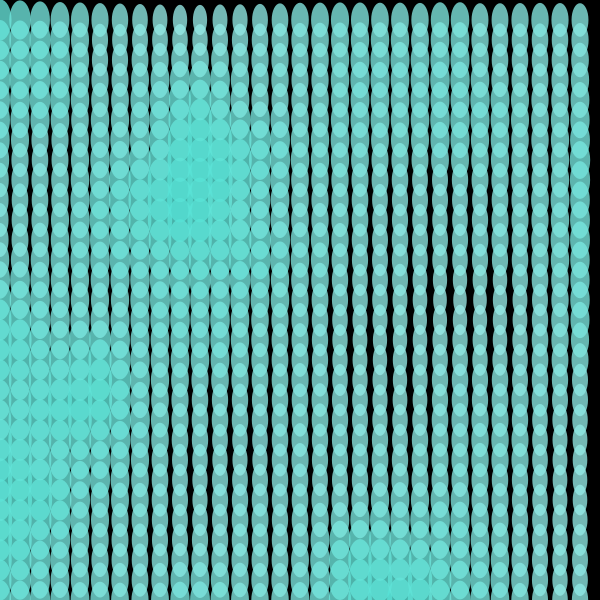
Frame 1 (no input)
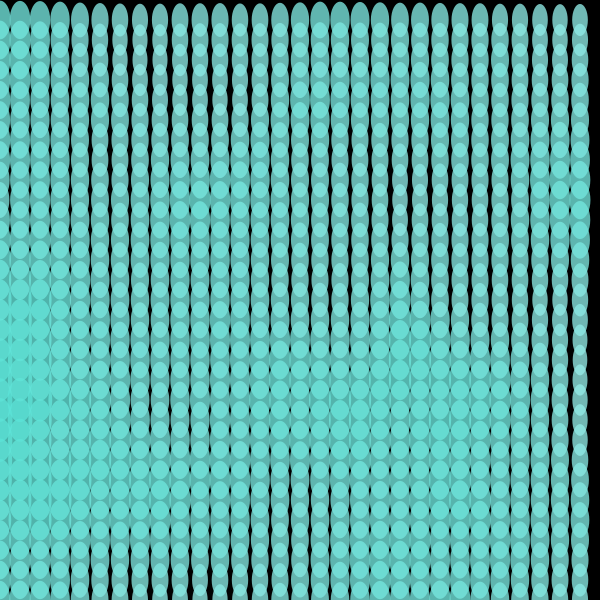
Frame 60 (the mouse pressed at the canvas centre just before this capture)
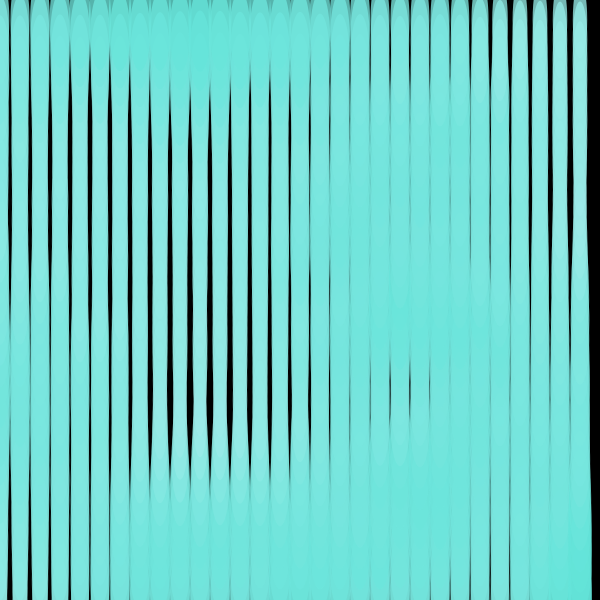
Frame 120 (the mouse held since frame 60 and released just before this capture)

The Processing sketch that drew these frames (run headless with seeded random() and noise(); from frame 60 on, the mouse is pressed at the canvas centre):

// Processing sketch: XY_control_piece
// ── XY_control_piece.pde
int cols, rows;
float[][] zOffsets;
float zOff = 0;
float scale = 20;
float flameSpeed = 0.02;
float flameSize = 100;

void setup() {
  size(600, 600);
  cols = width / int(scale);
  rows = height / int(scale);
  zOffsets = new float[cols][rows];
  for (int i = 0; i < cols; i++) {
    for (int j = 0; j < rows; j++) {
      zOffsets[i][j] = random(1000);
    }
  }
  noStroke();
}

void draw() {
  background(0);
  
  // Use mouseX and mouseY to control flame speed and size dynamically
  flameSpeed = map(mouseX, 0, width, 0.01, 0.1);   // Control speed with X
  flameSize = map(mouseY, 0, height, 50, 200);     // Control size with Y

  for (int i = 0; i < cols; i++) {
    for (int j = 0; j < rows; j++) {
      float x = i * scale;
      float y = j * scale;
      float noiseValue = noise(i * 0.1, j * 0.1, zOff);
      float flameHeight = map(noiseValue, 0, 1, flameSize * 0.5, flameSize);
      float flameWidth = map(noiseValue, 0, 1, 10, 30);
      drawFlame(x, y, flameWidth, flameHeight, noiseValue);
    }
  }
  zOff += flameSpeed;  // Animate the flame based on the speed
}

void drawFlame(float x, float y, float flameWidth, float flameHeight, float intensity) {
  // Pale turquoise color (adjust these values as needed)
  float r = map(intensity, 0, 1, 175, 64);  // Red to pale turquoise range
  float g = map(intensity, 0, 1, 238, 224); // Green to turquoise
  float b = map(intensity, 0, 1, 238, 208); // Blue for turquoise shades
  fill(r, g, b, 200);                        // Alpha for transparency
  
  // Draw the flame shape
  ellipse(x, height - y, flameWidth, flameHeight);
}
